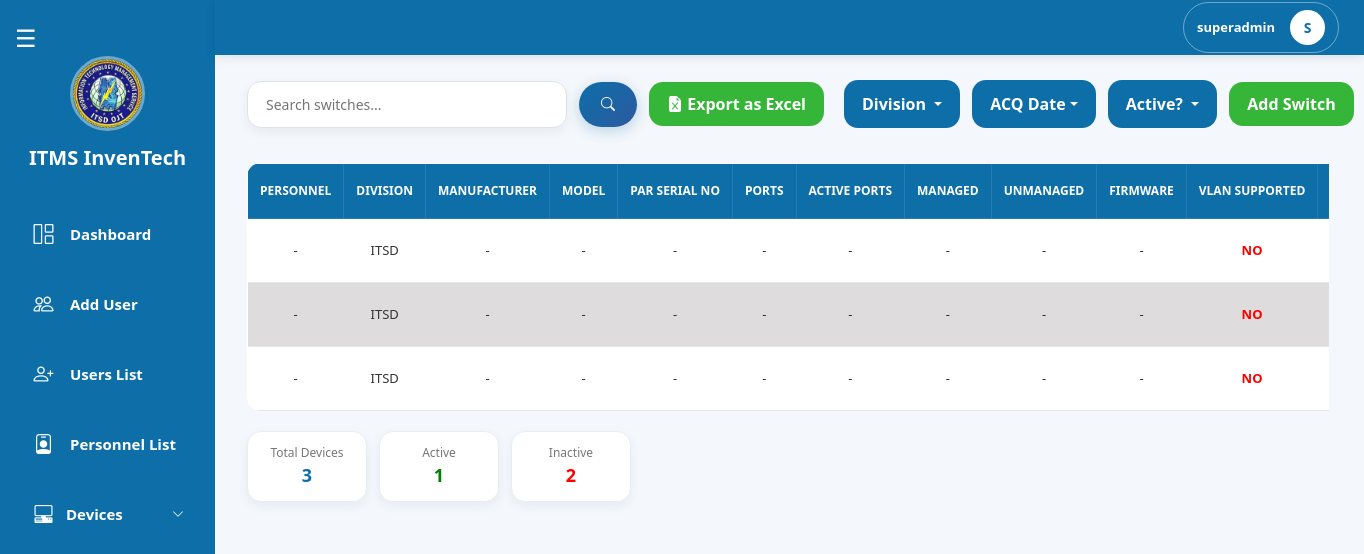
The page /pages/superadmin/device_switches.php (signed in) on the database as committed earlier.
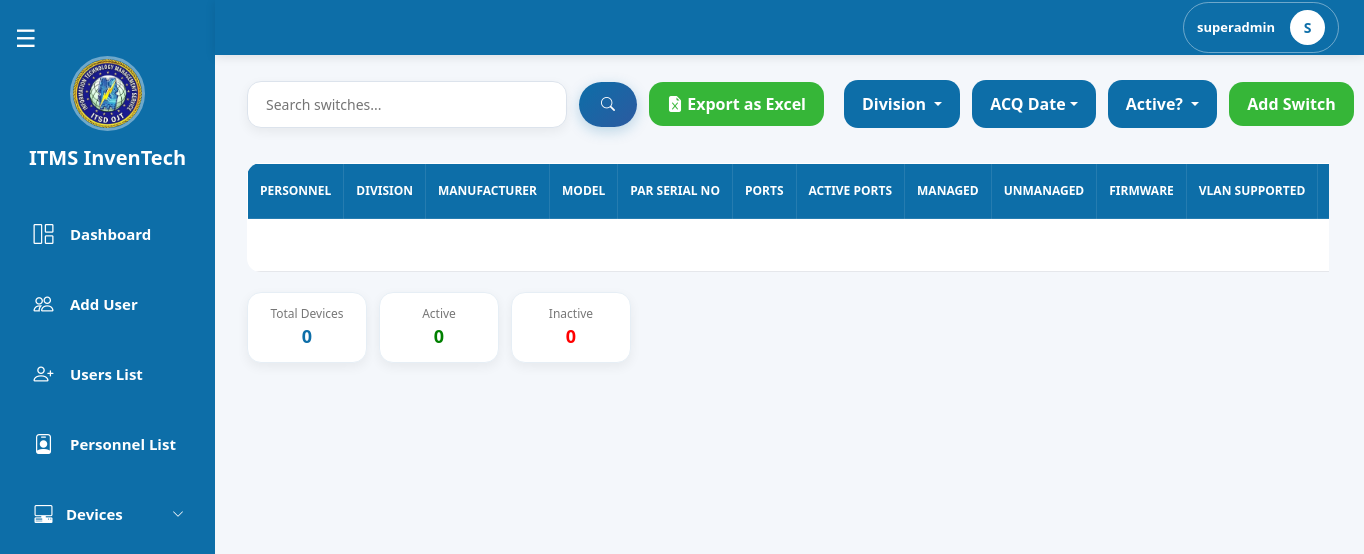
The same page on the database as committed later.
### tables this page shows
CREATE TABLE `switches` (
  `id` int(11) NOT NULL,
  `personnel_id` int(11) NOT NULL,
  `division_id` int(11) NOT NULL,
  `device_id` int(11) NOT NULL,
  `manufacturer` varchar(255) NOT NULL,
  `model` varchar(255) NOT NULL,
  `serial_no` varchar(255) NOT NULL,
  `no_of_ports` int(11) NOT NULL,
  `no_of_active_ports` int(11) NOT NULL,
  `no_of_managed` int(11) NOT NULL,
  `no_of_unmanaged` int(11) NOT NULL,
  `firmware_version` varchar(255) NOT NULL,
  `is_vlan_supported` tinyint(1) NOT NULL,
  `location` varchar(255) NOT NULL,
  `is_status` tinyint(1) NOT NULL,
  `is_active` tinyint(1) NOT NULL DEFAULT 1,
  `is_remote_access` tinyint(1) NOT NULL,
  `remote_connection_details` text NOT NULL,
  `remarks` text NOT NULL,
  `pnp_focal_person` varchar(255) NOT NULL,
  `contact_details` varchar(50) NOT NULL,
  `acquisition_date` date DEFAULT NULL,
  `acquisition_type` varchar(255) NOT NULL,
  `acquisition_details` text NOT NULL,
  `previous_owners_id` longtext DEFAULT NULL CHECK (json_valid(`previous_owners_id`)),
  `created_date` date NOT NULL DEFAULT current_timestamp(),
  `last_update_at` date DEFAULT NULL
);

CREATE TABLE `divisions` (
  `id` int(11) NOT NULL,
  `division` varchar(100) NOT NULL
);

### pages/superadmin/device_switches.php (the view, shortened to what the changed rows need)
<?php
include("../../config/db.php");
$limit  = 10;
$page   = max(1, (int)($_GET['page'] ?? 1));
$offset = ($page - 1) * $limit;
$where  = [];
$params = [];
$types  = '';
$whereSQL = !empty($where) ? "WHERE " . implode(" AND ", $where) : "";
$baseJoin = "
    FROM switches s
    LEFT JOIN personnels per ON s.personnel_id = per.id
    LEFT JOIN ranks r        ON per.rank_id = r.id
    LEFT JOIN divisions d    ON s.division_id = d.id
";
$stmtTotal = $conn->prepare("SELECT COUNT(*) AS total $baseJoin $whereSQL");
$stmtTotal->execute();
$totalSwitches = $stmtTotal->get_result()->fetch_assoc()['total'] ?? 0;
$activeWhere   = $where;
$activeWhere[] = "s.is_active = 1";
$activeSQL     = "WHERE " . implode(" AND ", $activeWhere);
$inactiveWhere   = $where;
$inactiveWhere[] = "s.is_active = 0";
$inactiveSQL     = "WHERE " . implode(" AND ", $inactiveWhere);
$sa = $conn->prepare("SELECT COUNT(*) AS total $baseJoin $activeSQL");
$sa->execute();
$activeDevices = $sa->get_result()->fetch_assoc()['total'] ?? 0;
$si = $conn->prepare("SELECT COUNT(*) AS total $baseJoin $inactiveSQL");
$si->execute();
$inactiveDevices = $si->get_result()->fetch_assoc()['total'] ?? 0;
$stmt = $conn->prepare("
    SELECT s.*,
        CONCAT(COALESCE(r.rank, ''), ' ', per.first_name, ' ', per.middle_name, ' ', per.last_name) AS fullname,
        d.division AS division_name
    $baseJoin
    $whereSQL
    ORDER BY s.id DESC
    LIMIT ?, ?
");
$fp = $params;
$ft = $types . 'ii';
$fp[] = $offset;
$fp[] = $limit;
$stmt->bind_param($ft, ...$fp);
$stmt->execute();
$result = $stmt->get_result();
?>
<!DOCTYPE html>
<html lang="en">
<head>
    <link href="https://cdn.jsdelivr.net/npm/bootstrap@5.3.3/dist/css/bootstrap.min.css" rel="stylesheet">
    <link rel="stylesheet" href="../superadmin/css/devices.css">
    <link rel="stylesheet" href="css/superadmin_navbar.css">
    <link rel="stylesheet" href="./css/superadmin_sidebar.css">
</head>
<body>
    <?php include 'superadmin_sidebar.php'; ?>
    <div class="contenttable">
        <div class="table-container">
            <table class="users-table">
                <thead>
                    <tr>
                        <th>PERSONNEL</th>
                        <th>DIVISION</th>
                        <th>MANUFACTURER</th>
                        <th>MODEL</th>
                        <th>PAR SERIAL NO</th>
                        <th>PORTS</th>
                        <th>ACTIVE PORTS</th>
                        <th>MANAGED</th>
                        <th>UNMANAGED</th>
                        <th>FIRMWARE</th>
                        <th>VLAN SUPPORTED</th>
                        <th>LOCATION</th>
                    </tr>
                </thead>
                <tbody>
                    <?php if ($result->num_rows > 0): ?>
                        <?php while ($row = $result->fetch_assoc()): ?>
                            <tr class="clickable-row" data-active="<?= $row['is_active'] ? '1' : '0' ?>"
                                data-bs-toggle="modal" data-bs-target="#viewSwitchModal<?= $row['id'] ?>">
                                <td><?= htmlspecialchars($row['fullname'] ?? '-') ?: '-'  ?></td>
                                <td><?= htmlspecialchars($row['division_name'] ?? 'N/A') ?></td>
                                <td><?= htmlspecialchars($row['manufacturer'] ?? '') ?: '-' ?></td>
                                <td><?= htmlspecialchars($row['model'] ?? '') ?: '-' ?></td>
                                <td><?= htmlspecialchars($row['serial_no'] ?? '') ?: '-' ?></td>
                                <td><?= htmlspecialchars($row['no_of_ports'] ?? '') ?: '-' ?></td>
                                <td><?= htmlspecialchars($row['no_of_active_ports'] ?? '') ?: '-' ?></td>
                                <td><?= htmlspecialchars($row['no_of_managed'] ?? '') ?: '-' ?></td>
                                <td><?= htmlspecialchars($row['no_of_unmanaged'] ?? '') ?: '-' ?></td>
                                <td><?= htmlspecialchars($row['firmware_version'] ?? '') ?: '-' ?></td>
                                <td><?= $row['is_vlan_supported'] ? '<span style="color:green;font-weight:bold;">YES</span>' : '<span style="color:red;font-weight:bold;">NO</span>' ?></td>
                                <td><?= htmlspecialchars($row['location'] ?? '') ?: '-' ?></td>
                            </tr>
                        <?php endwhile; ?>
                    <?php else: ?>
                        <tr>
                            <td colspan="23" class="text-center">No switches found.</td>
                        </tr>
                    <?php endif; ?>
                </tbody>
            </table>
        </div>
        <div class="table-footer">
            <div class="user-stats">
                <div class="stat-box total"><span class="label">Total Devices</span><span class="value"><?= $totalSwitches ?></span></div>
                <div class="stat-box active"><span class="label">Active</span><span class="value"><?= $activeDevices ?></span></div>
                <div class="stat-box inactive"><span class="label">Inactive</span><span class="value"><?= $inactiveDevices ?></span></div>
            </div>
        </div>
    </div>
</body>
</html>

Rows that differ between the two databases and show on the page:
removed switches: fullname "-", division.division "ITSD", manufacturer "-", model "-", serial_no "-", no_of_ports "-", no_of_active_ports "-", no_of_managed "-", no_of_unmanaged "-", firmware_version "-", is_vlan_supported "NO"
removed switches: fullname "-", division.division "ITSD", manufacturer "-", model "-", serial_no "-", no_of_ports "-", no_of_active_ports "-", no_of_managed "-", no_of_unmanaged "-", firmware_version "-", is_vlan_supported "NO"
removed switches: fullname "-", division.division "ITSD", manufacturer "-", model "-", serial_no "-", no_of_ports "-", no_of_active_ports "-", no_of_managed "-", no_of_unmanaged "-", firmware_version "-", is_vlan_supported "NO"
Other text that changed with them:
$totalSwitches: "3" → "0"
$activeDevices: "1" → "0"
$inactiveDevices: "2" → "0"
